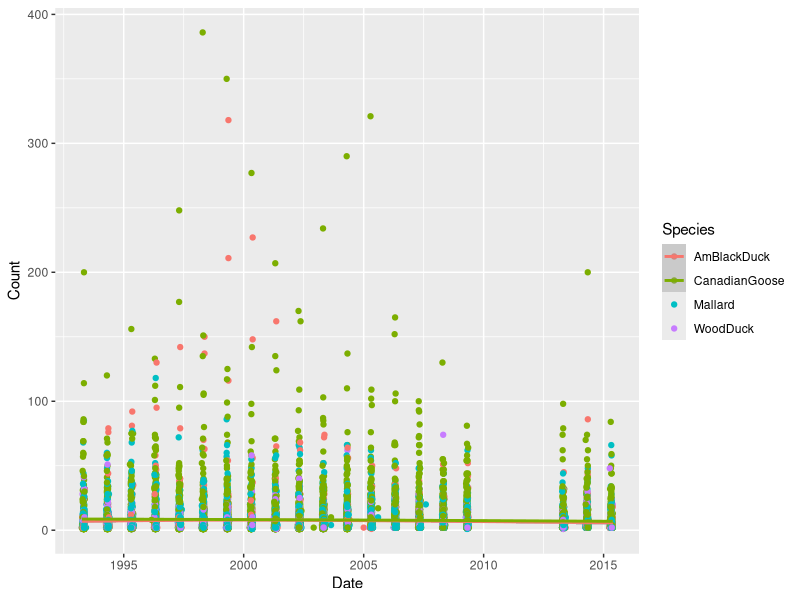
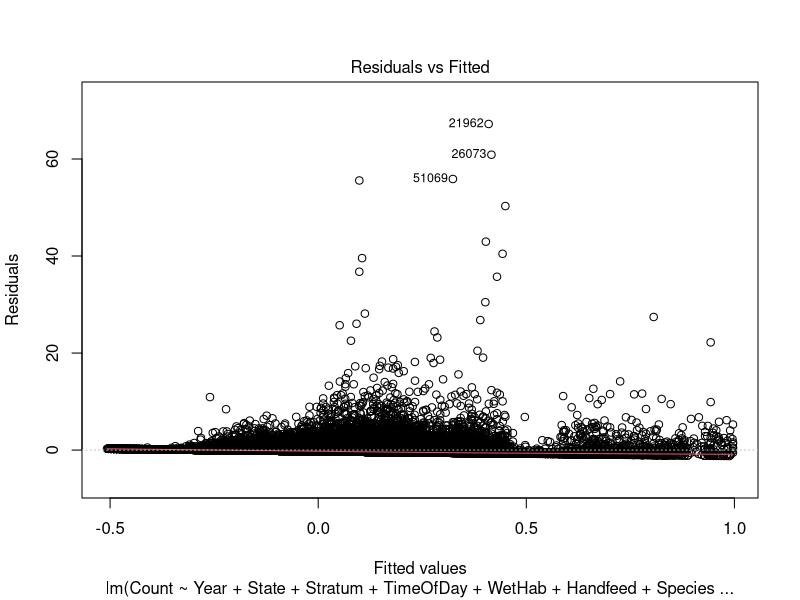
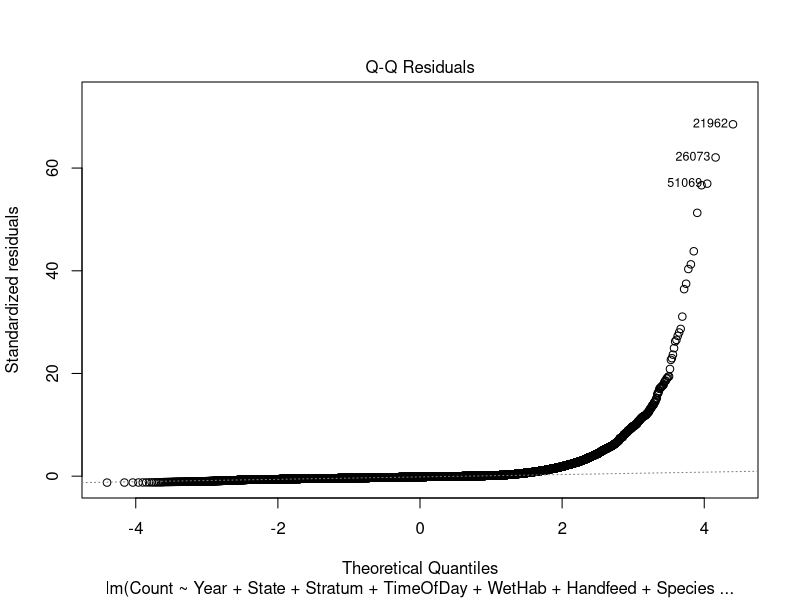
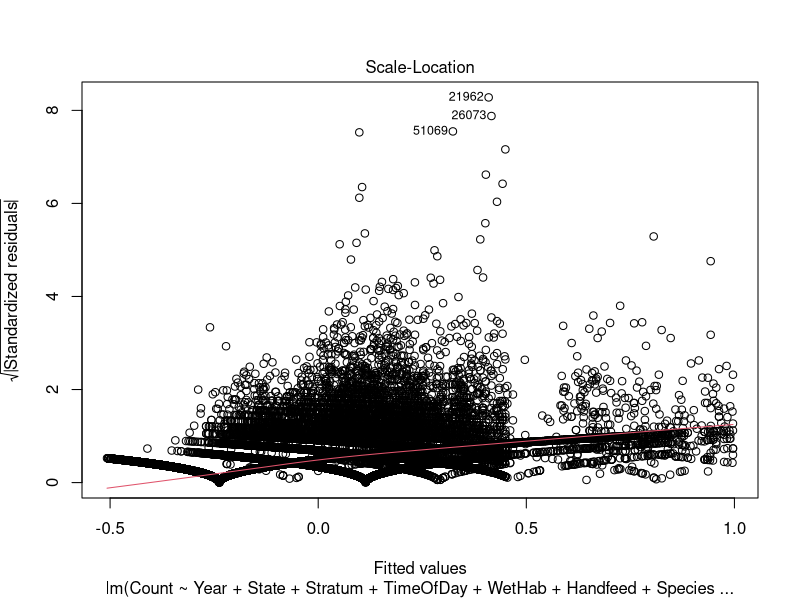
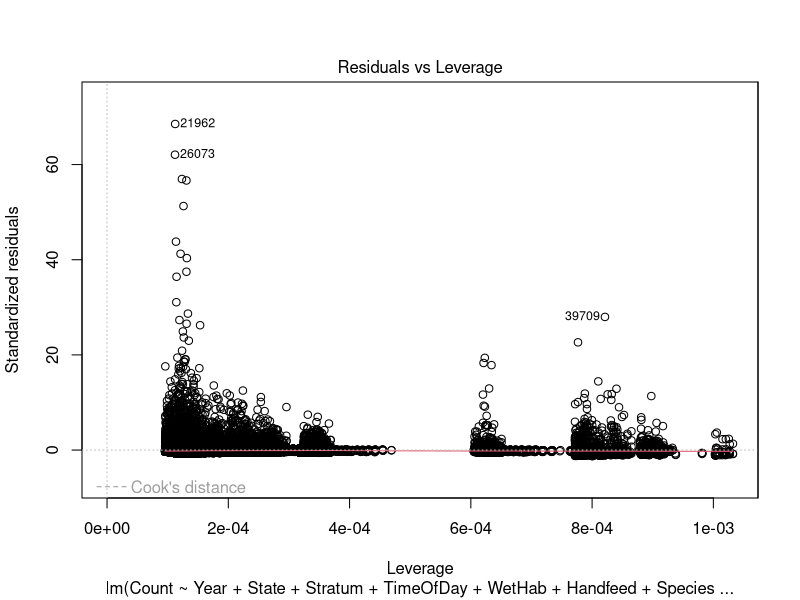

Reproduce these figures in R, in order. (Note: this script raises an error after producing the figures.)
## ---- chunk 1
#install.packages("tidyverse")
library(tidyverse)

# use to fix the date values from character to actual date
#install.packages("lubridate")
library(lubridate)

#install.packages("caret")
library(caret)


fowls <- read.csv("duck_data.csv")


birds <- fowls %>% 
  mutate( 
        # Combining the old goose counts with the new goose counts, 
        # if the new count exists, then that is what we will use, otherwise we'll use the old count...
        # not the best practice but good enough for now
        CanadianGoose = if_else(!is.na(CAGO_TIBN), CAGO_TIBN, CAGO_TIB)) %>%
  
  rename(Year = YEAR, State = STATE, TimeOfDay = CKTYPE, Plot = PLOT, Date = DATE,
          Stratum = STRATUM, WetHab = WETHAB, Handfeed = HANDFEED, 
          Mallard = MALL_TIB, 
          AmBlackDuck = ABDU_TIB, 
          WoodDuck = WODU_TIB) %>%
  
  # Removing extra columns - Have the TIBN and TIB data else where
  # The pairs of birds seems to have been calculated based on the number of birds seen
  # so I am just using the birds variables -> Maybe come back to automate for Pairs
  select(!CAGO_TIB, -CAGO_TIBN, -ends_with("_TIP")) %>%
  
  # Pivoting the table so each observation denotes the count of one species
  # (making it easier to filter)
  pivot_longer(cols = 9:12, names_to = "Species", values_to = "Count") %>%
  
  # Only keeping explicit zeroes. The data was square so I assume those were introduced
  # by the structure as there are plenty of zeroes as well
  filter(!is.na(Count))


# Fixing the dates to actual date instead of character strings
birds$Date <- mdy(birds$Date)

# This has all years
# unique(birds$Year)

# The overwhelming majority of these are zeroes (105526/134444, this is about eighty percent of the data is zeroes)
# Removing these zeroes removes all observations for 2010 and 2012. 
count_zeros <- birds %>% filter(Count == 0)

# These are just records where birds were seen
bird_count <- birds %>% filter(Count != 0)
# No 2010 or 2012, meaning that the only recorded counts those years is 0 for all species
# that's not very helpful anyways
# unique(bird_count$Year)

# # Just looking at these dates that are missing or a null value, 
# # they seem to be all over the place (lots of states, years, ect)
# # so I'm just going to make a note of that... For now I'm just not going to 
# # use this variable
# missing_date <- birds %>% filter(is.na(Date)|Date == "1900-01-01")
# # NOTE: There are 30310 records who don't have the date recorded and it looks like they are all cohorts
# 
# # Just for the records we look at, only 3891/28918 are missing the date
# missing_date_count <- bird_count %>% filter(is.na(Date)|Date == "1900-01-01")
# # so I'm just going to get rid of that 13% of data as well
bird_count <- bird_count %>% filter(-is.na(Date)|Date != "1900-01-01")

# Finally, I can see that I have two records listed as 20/04/1930 in Date, while Year reads 2003
# so those dates will become 20/04/2003
bird_count[bird_count == "1930-04-20"] <- as.Date("2003-04-20")


# Here we are showing that we should remove the NA counts. There are records with 0 in line with NA
# There are 287 of these so it is a really small portion of the data records (per site)
# missing_data <- birds %>% filter(is.na(AmBlackDuck)|is.na(Mallard)|is.na(WoodDuck)|is.na(CanadianGoose))
## ---- chunk 2
# Just exploring the distribution of counts for each bird
# birds$CountCat = if_else(birds$Count == 0, "None", 
#                     if_else(birds$Count == 1, "Solo", 
#                       if_else(birds$Count == 2, "Pair", 
#                         if_else(birds$Count >= 3| Count < 30, "Gaggle", "Flock"))))


summary_table <- bird_count %>% group_by(Species) %>%
  summarize(Mean = mean(Count), Median = median(Count), Range = paste0(min(Count), "-", max(Count), IQR = IQR(Count)))
summary_table

# Have this be rendered in the data exploration tab
bird_count %>% group_by(Species, Year) %>%
  summarize(Mean = mean(Count), Median = median(Count), Range = paste0(min(Count), "-", max(Count)))


unique(birds$Stratum)
# 12
# 27
# 99 - Saltmarsh Stratum
## ---- chunk 3
# Heat map of date, first remove the missing dates
# Trendline of Time vs Count, each separate line available for species, scatterplot dots colored by species
ggplot(bird_count, aes(x = Date, y = Count, colour = Species)) +
  geom_point() + 
  stat_smooth(data = subset(bird_count, Species == "AmBlackDuck", 
                            method = "lm", se = T)) +
  stat_smooth(data = subset(bird_count, Species == "CanadianGoose", 
                            method = "lm", se = T))

## ---- chunk 4
# Making a split so we get a representative number of each species in the same
# distribution as they appear in the data
# set.seed(15)
# 
# mallard <- birds %>% filter(Species == "Mallard") %>% select(!Species)
# 
# train <- sample(1:nrow(mallard), size = nrow(mallard)*0.7)
# test <- setdiff(1:nrow(mallard), train)
# 
# mallardTrain <- mallard[train, ]
# mallardTest <- mallard[test, ]

## ---- chunk 5
trainIndex <- createDataPartition(birds$Species, p = 0.7, list=FALSE)

birds_train <- birds[trainIndex,]
birds_test <- birds[-trainIndex,]

preProc <- preProcess(birds_train, method = c("center", "scale"))
birds_std_train <- predict(preProc, birds_train)
birds_std_test <- predict(preProc, birds_test)
## ---- chunk 6
fit <- lm(Count ~ Year + State + Stratum + TimeOfDay + WetHab + Handfeed + Species, data = birds_std_train)
summary(fit)
plot(fit)

lmFit1 <- train(Count ~ Year + State + Stratum + TimeOfDay + WetHab + Handfeed + Species, data = birds_train, 
             method = "lm", 
             preprocess = c("center", "scale"), 
             trControl = trainControl(method = "cv", number = 5))


